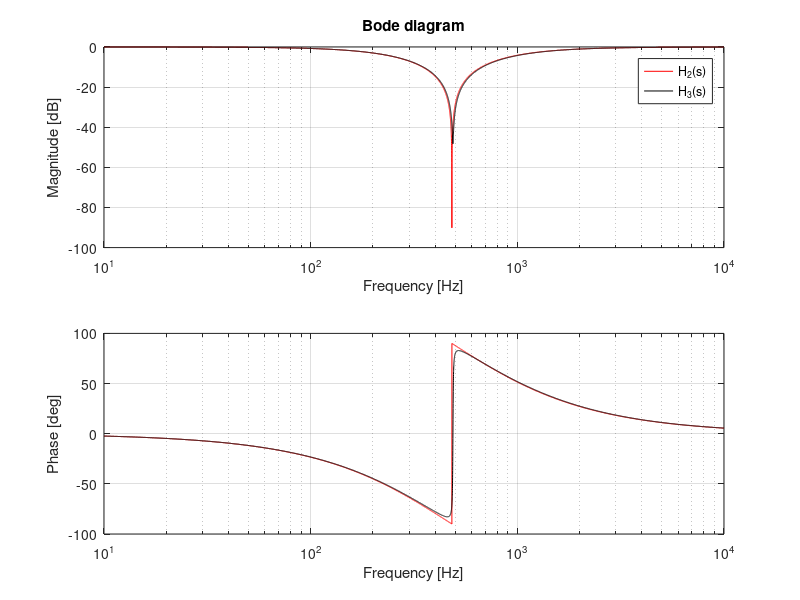

The MATLAB source for this figure:
%% Dual-operational amplifier Twin-T Notch Filter
close all; clear all; clc

%%
R1 = 3.3e+03;
R2 = 3.2e+03;
R3 = 1.65e+03;
C1 = 100e-09;
C2 = 100e-09;
C3 = 200e-09;
%
% R5 = R4 => Q = 1/2
R4 = 100;
R5 = 100; 

%% Variable Q
A = [-R4/(R4+R5)*(1/R2+1/R3)/C1, (-1/R2+R5/(R4+R5)*(1/R2+1/R3))/C1, 1/R2/C1;
    -R4/(R4+R5)/R2/C2, -R4/(R4+R5)/R2/C2, 1/R2/C2;
    (1/R2-R5/(R4+R5)*(1/R1+1/R2))/C3, (1/R2-R5/(R4+R5)*(1/R1+1/R2))/C3, -(1/R1+1/R2)/C3];
%
B = [R4/(R4+R5)*(1/R2+1/R3)/C1;
    R4/(R4+R5)/R2/C2;
    -R4/(R4+R5)*(1/R1+1/R2)/C3];
% 
C = [-1, -1, 0];
%
D = 1;

%% Frequency response
f = logspace(1,4,16000);
sys = ss(A,B,C,D);
[mag,ph] = bode(sys,f*2*pi);

%% Comparison with ideal second-order notch filter
R = R1;
C = C1;
H2 = tf([1,0,(1/R/C)^2],[1,2/R/C,(1/R/C)^2]);
[m2,ph2] = bode(H2,f*2*pi);

figure;
subplot(211);
semilogx(f,20*log10(m2(:)),'r');  grid; hold on;
semilogx(f,20*log10(mag(:)),'k');
xlabel('Frequency [Hz]');
ylabel('Magnitude [dB]');
title('Bode diagram');
legend('H_2(s)','H_3(s)','Location','best');
%
subplot(212);
semilogx(f,(ph2(:)),'r'); grid; hold on;
semilogx(f,ph(:),'k');
xlabel('Frequency [Hz]');
ylabel('Phase [deg]');